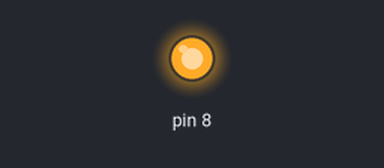
This sketch was run on a simulated Arduino Uno, built with avr-gcc and run on an emulated ATmega328P. Shown: output pins drawn as LEDs (lit = HIGH).

Above: at 1.8 s.
At 7.8 s:
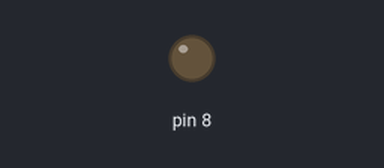
Timing chart, 0 to 11.1 s (numbered marks = the images above):
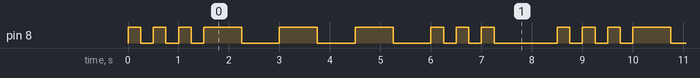

The sketch:

SOS_-_Morse_code_challenge_.ino
```cpp
//the code is "...---..." where "." is a short flash of the LED and "-" is a long flash. note : you can choose your flash durations.
void setup(){
  pinMode(8,OUTPUT);
}
void loop(){
  for(int i = 0 ; i < 3; i++){
    digitalWrite(8,HIGH);
    delay(250);
    digitalWrite(8,LOW);
    delay(250);
  }
  for(int i = 0 ; i < 3; i++){
    digitalWrite(8,HIGH);
    delay(750);
    digitalWrite(8,LOW);
    delay(750);
  }
  for(int i = 0 ; i < 3; i++){
    digitalWrite(8,HIGH);
    delay(250);
    digitalWrite(8,LOW);
    delay(250);
  }

  delay(1000);
}
```

Measured:
- by itself, pin 8: repeats every 8.5 s: 2 × (LOW 0.25 s, HIGH 0.25 s), LOW 0.25 s, 3 × (HIGH 0.75 s, LOW 0.75 s), 2 × (HIGH 0.25 s, LOW 0.25 s), HIGH 0.25 s, LOW 1.3 s, HIGH 0.25 s
- by itself, everything shown: repeats every 8.5 s, in 18 steps
